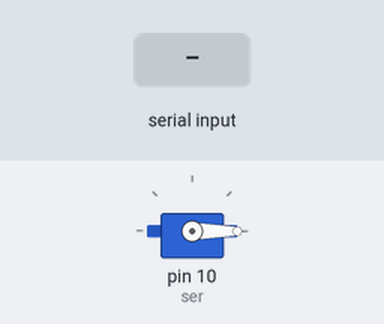
The sketch below on a simulated Arduino Uno, built with avr-gcc and run on an emulated ATmega328P. Shown: servo. Inputs (shaded band) come from the test bench.

Above: at 1.2 s.
1.3 s: "90,45\n" received over Serial
At 1.9 s:
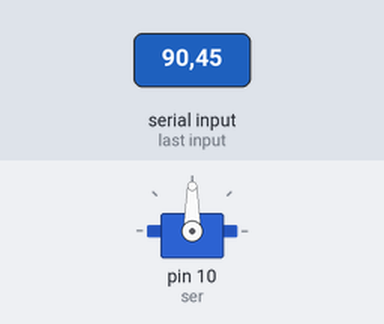
2.8 s: "30,150\n" received over Serial
At 4.0 s:
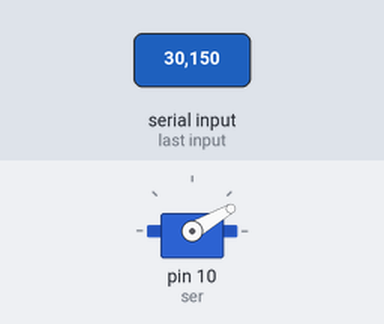
4.3 s: "200\n" received over Serial
At 5.2 s:
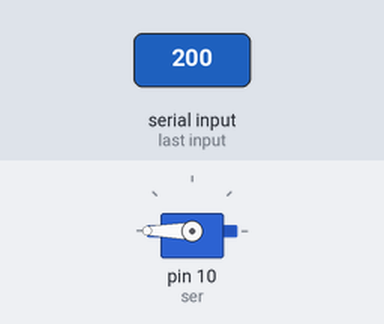
5.8 s: "90\n" received over Serial
At 6.3 s:
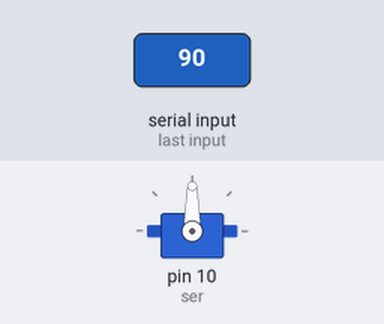
Timing chart, 0 to 8.3 s (numbered marks = the images above; inputs shaded):
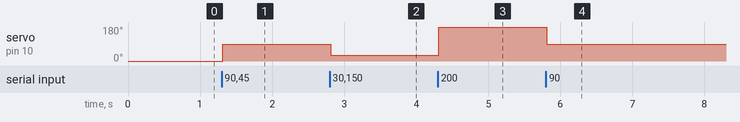

Measured:
- after the input at 1.3 s, servo on pin 10 (ser): 0° → 90° at once
- after the input at 2.8 s, servo on pin 10 (ser): 90° → 30° at once
- after the input at 4.3 s, servo on pin 10 (ser): 30° → 180° at once
- after the input at 5.8 s, servo on pin 10 (ser): 180° → 90° at once

The sketch:

rc_car_servo.ino
```cpp
#include <Servo.h>

Servo ser;          // Servo instance.
String serialInput; // String to store serial input.

//************************************
// Runs before loop() starts.
//************************************
void setup() {

  // Start Serial at baud rate 9600.
  Serial.begin(9600);
  Serial.setTimeout(10);

  // Attach Servo to pin 10;
  ser.attach(10);

  // Set the servo to center.
  ser.write(0);

} // end setup.

void loop() { /* Not used in this program. */ }

//************************************
// Triggered when there is a serial
// event at the end of loop().
//************************************
void serialEvent() {
  serialInput = Serial.readString();

  // Set the servo to position specified
  // by Serial input.
  ser.write(parseInput(serialInput));

} // end serialEvent.

//************************************
// Returns int value of String.
//************************************
int parseInput(String in) {
  in.remove(serialInput.indexOf('\n'));

  return in.toInt();

} // end parseInput.
```
